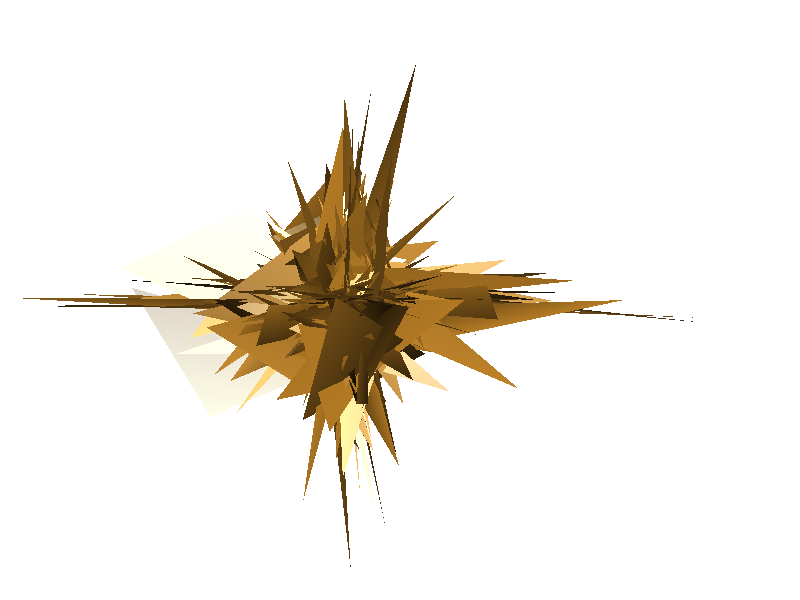

Source code (MATLAB): (Note: this script raises an error after producing the figure.)
% Example of Figure Rotator
%
% This scipt demonstrates how a FigureRotator can be applied to a figure,
% enabling a user to move around a target easily in 3D space. Only one line
% is necessary (37) to apply the FigureRotator, and it works despite that
% the figure is constantly being updated.
% 
% Additional examples can be found by typing 'help FigureRotator' at the
% command line.
%
% Tucker McClure
% Copyright 2012, The MathWorks, Inc.

% Create the figure.
figure(1)
clf();

% Draw some stuff.
n = 1000;
vertices = sign(randn(3*n, 3)).*randn(3*n, 3).^2;
faces    = reshape(1:3*n, n, 3);
colors   = (1-rand(3*n, 1).^5) * rand(1, 3);
h = patch('Vertices',        vertices, ...
          'Faces',           faces, ...
          'FaceVertexCData', colors);
      
% Set up shading and lighting.
shading interp;
set(1, 'Color', 'w');
set(gca, 'Position', [0 0 1 1], 'Projection', 'Perspective');
axis off;
camlight headlight;
lighting gouraud;

% Apply the FigureRotator. Any inputs beyond the current axes are optional
% and are passed directly to the axes object.
f = FigureRotator(gca, 'CameraTarget',    [0 0 0], ...
                       'CameraPosition',  [12 12 12], ...
                       'CameraViewAngle', 60);
                   

% Make it interesting to look out while we move around.
x1 = randn(3*n, 3);
x2 = randn(3*n, 3);
x3 = 1-rand(3*n, 3).^2;
f1 = rand(3*n, 3);

% Let the user stop the animation by pressing escape.
stop = false;
stop_fcn = @(~, k) assignin('base', 'stop', strcmp(k.Key, 'escape'));
set(1, 'KeyPressFcn', stop_fcn);

h_text = text(10, 10, 10, 'Press Escape to Stop Animation', ...
              'HorizontalAlignment', 'center', ...
              'Color', 'w');

% Loop forever.
tic();
while ~stop && ishandle(1)
    
    t = toc();
    if t > 3 && ishandle(h_text), delete(h_text); end % Delete the text.
    
    vertices = vertices + 0.003*(sin(0.5*t)*x1 + 0.6*sin(0.7*t)*x2);
    a1 = 0.75 + 0.25*sin(0.52*pi*t);
    a2 = 0.66 + 0.34*cos(0.56*t);
    x3 = max(min(x3 + 0.01*sin(f1*t), 1), 0);
    set(h, 'Vertices', vertices, ...
           'FaceVertexCData', a1*(a2.*colors + (1-a2)*x3));
    drawnow();
end
